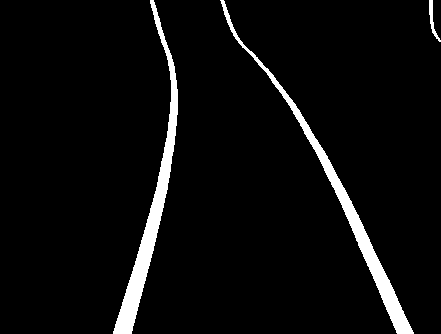
#> input picture data/output.png, 441 x 334 px, found by its file name
$ python test2.py
#> lines starting #> are read from the running program, lines starting #| are printed output that depends on the picture; after the words box and inside, x2 and y2 are one past the last pixel; in counts of white or black regions, pixels touching at a corner belong together
#> further down, img is the input picture: shape (334, 441, 3); values 0 (black) and 200 (white), 4.8% white; 3 white regions, box (x1, y1, x2, y2) and area: (113, 0, 178, 334) 3611, (220, 0, 414, 334) 3357, (429, 0, 441, 42) 146
import cv2 as cv
import numpy as np
from matplotlib import pyplot as plt

threshold = 100
def make_line(img):
    print(img.shape)
#| (334, 441, 3)
    h,w,channels = img.shape
#> h = 334; w = 441; channels = 3

    # define detect line
    line = {}
    for i in range(int(h)):
        temp = []
        for j in range(w):
            if np.sum(img[i][j]) > threshold*3:
                # print("i {}, j {}".format(i,j),end="|")
                img[i, j-1:j+1] = [255, 254, 59]
                temp.append(j)
                break
        for j in range(j+1,w):
            if np.sum(img[i][j]) < threshold*3:
                # print("i {}, j {}".format(i, j), end="|")
                img[i, j-1:j+1] = [255, 254, 59]
                temp.append(j)
                break
        for j in range(j+1,w):
            if np.sum(img[i][j]) > threshold*3:
                # print("i {}, j {}".format(i, j), end="|")
                img[i, j-1:j+1] = [255, 254, 59]
                temp.append(j)
                break
        for j in range(j+1,w):
            if np.sum(img[i][j]) < threshold*3:
                # print("i {}, j {}".format(i, j))
                img[i, j-1:j+1] = [255, 254, 59]
                temp.append(j)
                break
        line[i] = temp
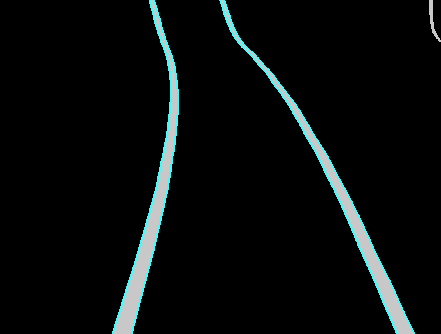
#> img: shape (334, 441, 3); 1.81% of pixels changed, all inside (x1, y1, x2, y2) = (112, 0, 415, 334)

    return line


img = cv.imread('output.png', 1)
line = make_line(img)
#> line = 334 items

h,w,channel = img.shape
#> h = 334; w = 441; channel = 3

for i in {int(h/2), int(h/2-50), int(h/2+50)}:
    temp = line[i]
    if len(temp) == 4:
        middle = int((temp[0]+temp[3])/2)
        img[i][middle-1:middle+1] = [0, 255, 0]
#> this loop made 3 passes
#> (temp, middle) on passes 1 to 3: ([148, 161, 347, 359], 253), ([169, 177, 296, 304], 236), ([160, 171, 323, 333], 246)
#> img: shape (334, 441, 3); under 0.01% of pixels changed, all inside (x1, y1, x2, y2) = (235, 117, 254, 218)

cv.imwrite("test2.png", img)
cv.imshow('test', img)
